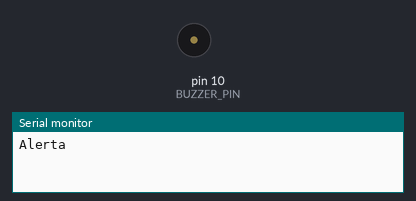
Simulated run of this sketch. Board: Arduino Uno, built with avr-gcc and run on an emulated ATmega328P. Shown: buzzer (waves = sounding), the last lines printed to the serial monitor.

Above: at 2.1 s.
At 4.6 s:
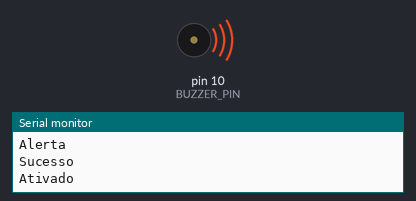
Timing chart, 0 to 8.3 s (numbered marks = the images above):
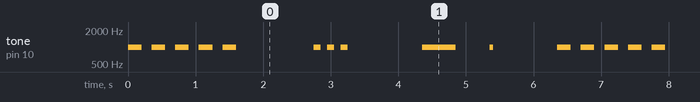

Measured:
- by itself, tone on pin 10 (BUZZER_PIN): repeats every 6.4 s: 4 × (silent 0.15 s, 1000 Hz 0.20 s), silent 1.2 s, 2 × (1000 Hz 0.10 s, silent 0.10 s), 1000 Hz 0.10 s, silent 1.1 s, 1000 Hz 0.50 s, silent 0.50 s, 1000 Hz 0.05 s, silent 0.95 s, 1000 Hz 0.20 s

The sketch:

buzzer.ino
```cpp
#define BUZZER_PIN 10 // Pino do buzzer

// Sinalização com o buzzer
void buzzSignal(String signal)
{
    if (signal == "Alerta") // Alerta de erro em alguma configuração
    {
        for (int i = 0; i < 5; i++)
        {
            tone(BUZZER_PIN, 1000, 200);
            delay(200 + 150);
        }
    }
    else if (signal == "Sucesso") // Sinal de sucesso na configuração
    {
        for (int i = 0; i < 3; i++)
        {
            tone(BUZZER_PIN, 1000, 100);
            delay(100 + 100);
        }
    }
    else if (signal == "Ativado")
    {
        tone(BUZZER_PIN, 1000, 500);
    }
    else if (signal == "Beep") // Beep de funcionamento padrão
    {
        tone(BUZZER_PIN, 1000, 50);
    }
    else
    {
        Serial.println("Sinal inválido!");
    }
}

void setup()
{
    pinMode(BUZZER_PIN, OUTPUT);
    Serial.begin(9600);
}

void loop()
{
    Serial.println("Alerta");
    buzzSignal("Alerta");
    delay(1000);
    Serial.println("Sucesso");
    buzzSignal("Sucesso");
    delay(1000);
    Serial.println("Ativado");
    buzzSignal("Ativado");
    delay(1000);
    Serial.println("Beep");
    buzzSignal("Beep");
    delay(1000);
}
```
